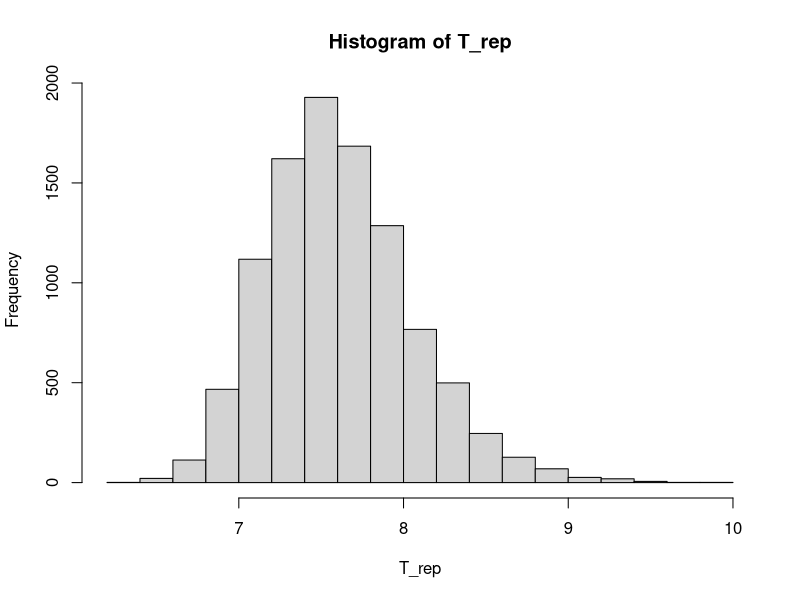
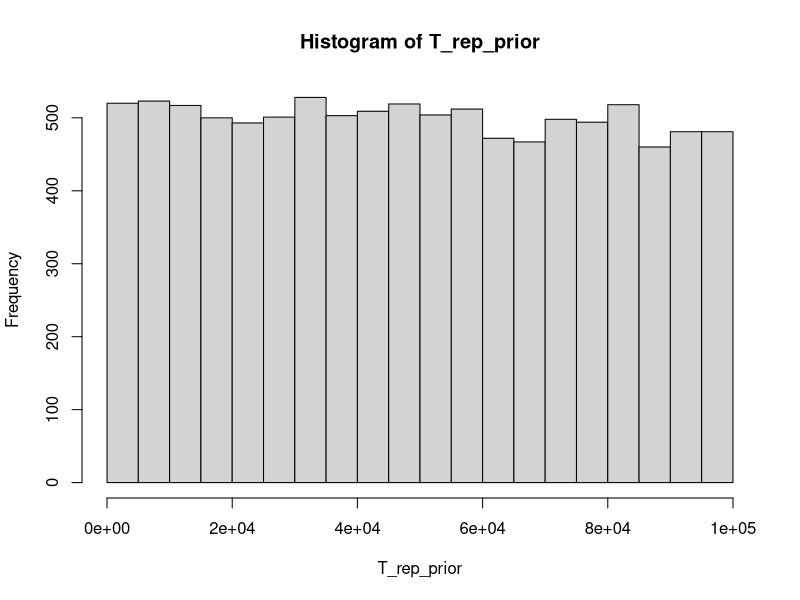
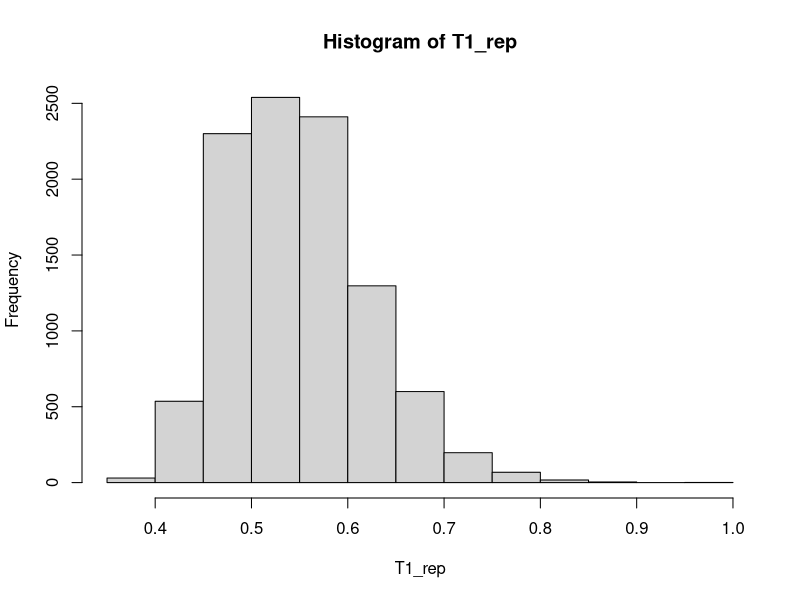
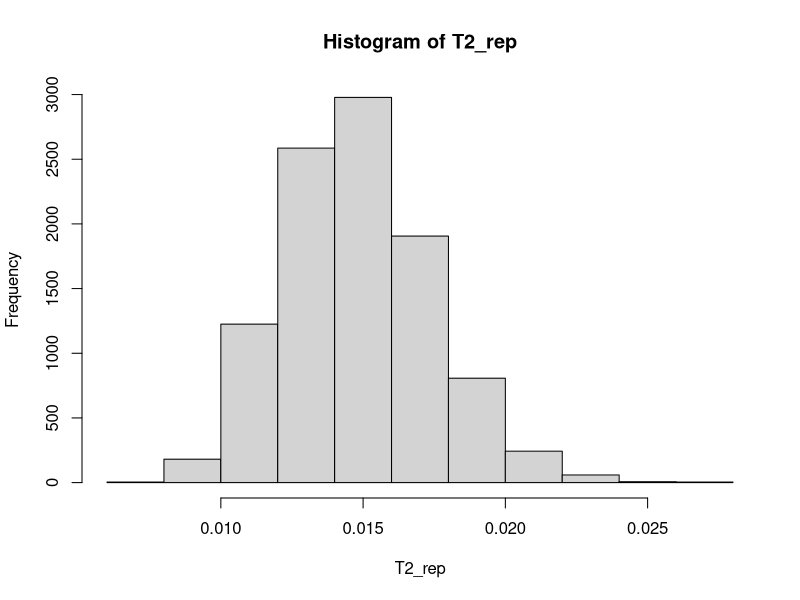
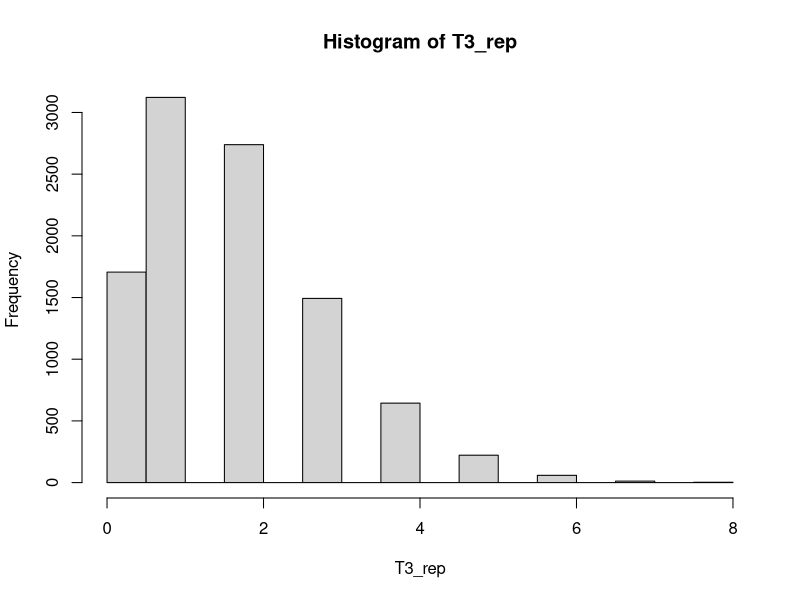

Source code (R) for these figures, in order:
## ---- chunk 1
set.seed(0)

posterior <- rnorm(1e4, mean=5.1, sd=100^{-1/2})
posterior <-posterior[(posterior >= 1e-5 & posterior <= 1e5)]

T_rep <- c()
for (theta in posterior) {
  rep <- rnorm(100, mean=theta, sd=1)
  T_rep <- c(T_rep, max(rep))
}

hist(T_rep)

cat('p-value is', mean(T_rep >= 8.1))
## ---- chunk 2
prior <- runif(1e4, min=1e-5, max=1e5)

T_rep_prior <- c()
for (theta in prior) {
  rep <- rnorm(100, mean=theta, sd=1)
  T_rep_prior <- c(T_rep_prior , max(rep))
}

hist(T_rep_prior )

cat('p-value is', mean(T_rep_prior >= 8.1))
## ---- chunk 3
n <- c(20,20,20,19,18,18,18,18,25,20,10,49,20,13,48,20,48,19,23,19,22,20,20,20,17,20,20,24,23,20,19,46,27,50,20,20,19,19,22,20,20,20,20,19,20,20,20,20,17,49,20,20,46,49,52,47,19,19,19,19,20,20,47,20,20,20,20,20, 46,24,14)
y <- c(0, 0, 0, 0, 0, 0, 1, 1, 2, 2, 1, 5, 3, 2, 9, 4, 10, 4, 6, 5, 6, 0, 0, 0, 0, 1, 1, 2, 2, 2, 2, 5, 3, 10, 4, 4, 4, 4, 5, 6, 6, 6, 0, 0, 1, 1, 2, 2, 2, 7, 4, 4, 11, 12, 16, 15, 0, 0, 1, 1, 2, 2, 7, 3, 4, 4, 5, 5,15, 9, 4)

T1 <- max(y/n)
T2 <- var(y/n)
T3 <- sum(y/n == 0)
  

T1_rep <- c()
T2_rep <- c()
T3_rep <- c()
for (i in 1:1e4) {
  theta <- rbeta(71, 5.4, 18.6)
  rep <- c()
  for (j in 1:71) {
    rep <- c(rep, rbinom(1, size=n[j], theta[j])/n[j])
  }
  T1_rep <- c(T1_rep, max(rep))
  T2_rep <- c(T2_rep, var(rep))
  T3_rep <- c(T3_rep, sum(rep == 0))
}

hist(T1_rep)
cat('p-value for T1 is', mean(T1_rep >= T1))
## ---- chunk 4
hist(T2_rep)
cat('p-value for T2 is', mean(T2_rep >= T2))
## ---- chunk 5
hist(T3_rep)
cat('p-value for T3 is', mean(T3_rep >= T3))
